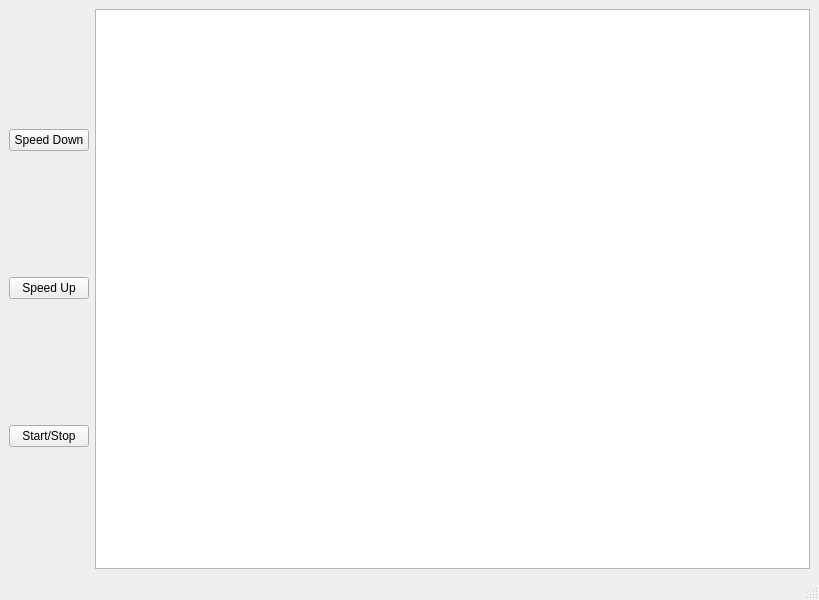
<?xml version="1.0" encoding="UTF-8"?>
<ui version="4.0">
 <class>MainWindow</class>
 <widget class="QMainWindow" name="MainWindow">
  <property name="geometry">
   <rect>
    <x>0</x>
    <y>0</y>
    <width>819</width>
    <height>600</height>
   </rect>
  </property>
  <property name="windowTitle">
   <string>MainWindow</string>
  </property>
  <widget class="QWidget" name="centralwidget">
   <layout class="QGridLayout" name="gridLayout">
    <item row="0" column="7">
     <widget class="QGraphicsView" name="graphicsView"/>
    </item>
    <item row="0" column="4">
     <layout class="QVBoxLayout" name="verticalLayout">
      <item>
       <widget class="QPushButton" name="speedDownButton">
        <property name="text">
         <string>Speed Down</string>
        </property>
       </widget>
      </item>
      <item>
       <widget class="QPushButton" name="pushButton">
        <property name="text">
         <string>Speed Up</string>
        </property>
       </widget>
      </item>
      <item>
       <widget class="QPushButton" name="stop">
        <property name="text">
         <string>Start/Stop</string>
        </property>
       </widget>
      </item>
     </layout>
    </item>
   </layout>
  </widget>
  <widget class="QMenuBar" name="menubar">
   <property name="geometry">
    <rect>
     <x>0</x>
     <y>0</y>
     <width>819</width>
     <height>22</height>
    </rect>
   </property>
  </widget>
  <widget class="QStatusBar" name="statusbar"/>
 </widget>
 <resources/>
 <connections/>
</ui>
